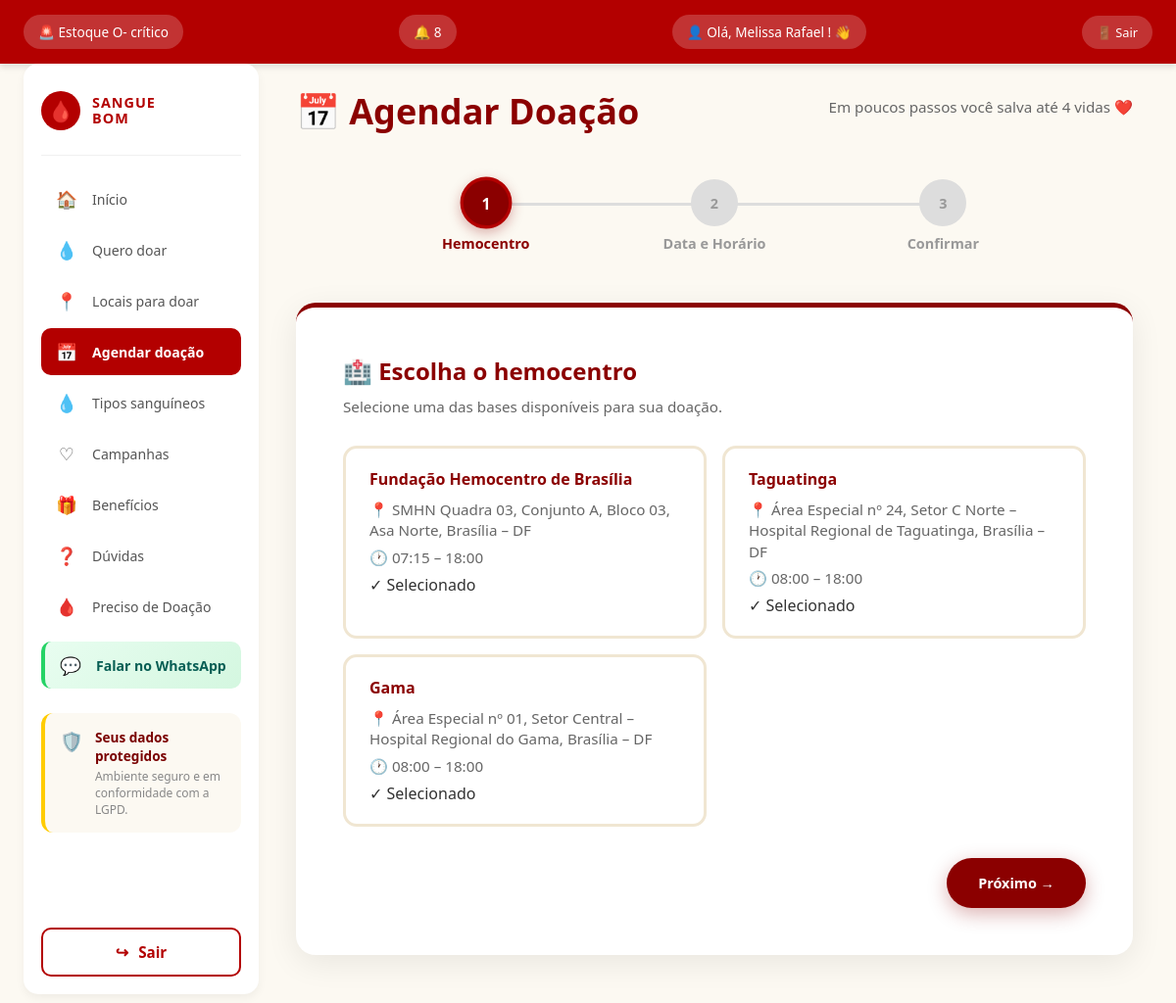
/agendar_doacao/ (signed in), run on the app's committed database.
### membros/models.py (models this page shows, shortened)
class Doador(models.Model):
    usuario = models.OneToOneField(
        User,
        on_delete=models.CASCADE,
        null=True,
        blank=True
    )
    nome = models.CharField(max_length=100)
    email = models.EmailField()
    cpf = models.CharField(max_length=14, unique=True, null=True, blank=True)
    telefone = models.CharField(max_length=20)
    sexo = models.CharField(max_length=20, blank=True)
    tipo_sanguineo = models.CharField(max_length=3)
    data_nascimento = models.DateField()
    cidade = models.CharField(max_length=100, blank=True)
    estado = models.CharField(max_length=2, blank=True)

class Hemocentro(models.Model):
    usuario = models.OneToOneField(
        User,
        on_delete=models.CASCADE,
        null=True,
        blank=True,
        related_name='hemocentro'
    )
    nome = models.CharField(max_length=100)
    endereco = models.CharField(max_length=200)
    bairro = models.CharField(max_length=100)
    cidade = models.CharField(max_length=100)
    cep = models.CharField(max_length=10)
    telefone = models.CharField(max_length=20)
    email = models.EmailField()
    horario_abertura = models.TimeField()
    horario_fechamento = models.TimeField()
    dias_atendimento = models.CharField(max_length=100)
    descricao = models.TextField(blank=True)
    ativo = models.BooleanField(default=True)

### membros/views.py (the view, shortened to what this page needs)
@login_required(login_url='login')
def agendar_doacao(request):
    if request.user.is_staff:
        return redirect('relatorios')
    if hasattr(request.user, 'hemocentro'):
        return redirect('painel_hemocentro')
    doador = get_object_or_404(Doador, usuario=request.user)
    hemocentros = Hemocentro.objects.filter(ativo=True)
    hoje = timezone.localdate()
    proximo_agendamento = Agendamento.objects.filter(
        doador=doador,
        data__gte=hoje
    ).order_by('data', 'horario').first()
    return render(request, 'agendar_doacao.html', {
        'doador': doador,
        'hemocentros': hemocentros,
        'proximo_agendamento': proximo_agendamento,
        'lateral_direita': False,
    })

### membros/context_processors.py (called while the page is built)
def notificacoes_nao_lidas(request):
    if request.user.is_authenticated:
        try:
            doador = Doador.objects.get(usuario=request.user)
            total = Notificacao.objects.filter(doador=doador, lida=False).count()
            return {'notificacoes_nao_lidas': total}
        except Doador.DoesNotExist:
            return {'notificacoes_nao_lidas': 0}
    return {'notificacoes_nao_lidas': 0}

### templates/agendar_doacao.html (shortened to what this page needs)
{% extends 'base.html' %}
{% load static %}
{% block content %}
    <link rel="stylesheet" href="{% static 'css/agendar_doacao.css' %}">
    <header class="agendamento-cabecalho">
        <h1>📅 Agendar Doação</h1>
        <p>Em poucos passos você salva até 4 vidas ❤️</p>
        <div class="progresso-etapas">
            <div class="etapa ativa" data-etapa="1">
                <span class="etapa-numero">1</span>
                <span class="etapa-texto">Hemocentro</span>
            </div>
            <div class="etapa" data-etapa="2">
                <span class="etapa-numero">2</span>
                <span class="etapa-texto">Data e Horário</span>
            </div>
            <div class="etapa" data-etapa="3">
                <span class="etapa-numero">3</span>
                <span class="etapa-texto">Confirmar</span>
            </div>
        </div>
    </header>
    <form method="POST" id="form-agendamento">
        <section id="etapa1" class="card-etapa ativa">
            <div class="card-conteudo">
                <h2>🏥 Escolha o hemocentro</h2>
                <p>Selecione uma das bases disponíveis para sua doação.</p>
                <div class="bases-container">
                    {% if hemocentros %}
                        {% for hemocentro in hemocentros %}
                            <label class="card-base">
                                <div class="card-base-conteudo">
                                    <h3>{{ hemocentro.nome }}</h3>
                                    <p>📍 {{ hemocentro.endereco }}, {{ hemocentro.cidade }} – DF</p>
                                    <p>🕐 {{ hemocentro.horario_abertura|time:"H:i" }} – {{ hemocentro.horario_fechamento|time:"H:i" }}</p>
                                    <span class="check-selecionado">✓ Selecionado</span>
                                </div>
                            </label>
                        {% endfor %}
                    {% else %}
                        <p class="aviso-vazio">Nenhuma base de atendimento disponível no momento.</p>
                    {% endif %}
                </div>
                <div class="navegacao-etapa">
                    <button type="button" class="btn-proximo" data-proxima="2">
                        Próximo →
                    </button>
                </div>
            </div>
        </section>
    </form>
{% endblock %}

### templates/base.html (shortened to what this page needs)
{% load static %}
<!DOCTYPE html>
<html lang="pt-br">
<head>
    <link rel="stylesheet" href="{% static 'css/base.css' %}">
</head>
<body>
    <header>
        {% if not user.is_staff and not user.hemocentro %}
            <a href="{% url 'locais_para_doar' %}" class="header-alerta">
                <h2>🚨 Estoque O- crítico</h2>
            </a>
            <a href="{% url 'notificacoes' %}" class="header-sino" title="Notificações">
                <h2>
                    🔔
                    {% if notificacoes_nao_lidas > 0 %}
                        <span class="badge-sino">{{ notificacoes_nao_lidas }}</span>
                    {% endif %}
                </h2>
            </a>
        {% endif %}
        {% if user.is_authenticated %}
            <a href="{% url 'meu_perfil' %}" class="header-user" title="Meu Perfil">
                <h2>👤 Olá,
                    {% if user.is_staff %}
                        {{ user.username }}
                    {% elif user.hemocentro %}
                        {{ user.hemocentro.nome }}
                    {% elif user.doador %}
                        {{ user.doador.nome }}
                    {% elif user.first_name %}
                        {{ user.first_name }}
                    {% else %}
                        {{ user.username }}
                    {% endif %}! 👋
                </h2>
            </a>
            <a href="{% url 'logout' %}" class="header-sair">🚪 Sair</a>
        {% else %}
            <h2>👤 Olá, visitante! 👋</h2>
            <a href="{% url 'login' %}" class="header-entrar">🔐 Entrar</a>
        {% endif %}
    </header>
    <div class="app-container {% if not lateral_direita %}sem-lateral{% endif %}">
        <aside class="lateral-esquerda">
            <div class="logo-menu">
                <div class="logo-icone">🩸</div>
                <div class="logo-texto">
                    <strong>SANGUE</strong>
                    <strong>BOM</strong>
                </div>
            </div>
            <nav class="menu-nav">
                {% if not user.is_staff and not user.hemocentro %}
                    <a href="{% url 'home' %}" class="menu-item {% if request.path == '/' or request.path == '/home/' %}ativo{% endif %}">
                        <span class="menu-item-icone">🏠</span>
                        <span class="menu-item-texto">Início</span>
                    </a>
                    <a href="{% url 'quero_doar' %}" class="menu-item {% if request.path == '/quero_doar/' %}ativo{% endif %}">
                        <span class="menu-item-icone">💧</span>
                        <span class="menu-item-texto">Quero doar</span>
                    </a>
                    <a href="{% url 'locais_para_doar' %}" class="menu-item {% if request.path == '/locais_para_doar/' %}ativo{% endif %}">
                        <span class="menu-item-icone">📍</span>
                        <span class="menu-item-texto">Locais para doar</span>
                    </a>
                    <a href="{% url 'agendar_doacao' %}" class="menu-item {% if '/agendar_doacao/' in request.path or '/agendamentos/' in request.path %}ativo{% endif %}">
                        <span class="menu-item-icone">📅</span>
                        <span class="menu-item-texto">Agendar doação</span>
                    </a>
                    <a href="{% url 'tipos_sanguineos' %}" class="menu-item {% if request.path == '/tipos_sanguineos/' %}ativo{% endif %}">
                        <span class="menu-item-icone">💧</span>
                        <span class="menu-item-texto">Tipos sanguíneos</span>
                    </a>
                    <a href="{% url 'campanhas' %}" class="menu-item {% if request.path == '/campanhas/' %}ativo{% endif %}">
                        <span class="menu-item-icone">♡</span>
                        <span class="menu-item-texto">Campanhas</span>
                    </a>
                    <a href="{% url 'beneficios' %}" class="menu-item {% if request.path == '/beneficios/' %}ativo{% endif %}">
                        <span class="menu-item-icone">🎁</span>
                        <span class="menu-item-texto">Benefícios</span>
                    </a>
                    <a href="{% url 'duvidas' %}" class="menu-item {% if request.path == '/duvidas/' %}ativo{% endif %}">
                        <span class="menu-item-icone">❓</span>
                        <span class="menu-item-texto">Dúvidas</span>
                    </a>
                    <a href="{% url 'preciso_doacao' %}" class="menu-item {% if '/preciso-doacao/' in request.path %}ativo{% endif %}">
                        <span class="menu-item-icone">🩸</span>
                        <span class="menu-item-texto">Preciso de Doação</span>
                    </a>
                    <a href="https://wa.me/5561998819379?text=Ol%C3%A1!%20Tenho%20uma%20d%C3%BAvida%20sobre%20o%20Sangue%20Bom"
                       target="_blank" rel="noopener" class="menu-item menu-item-wpp">
                        <span class="menu-item-icone">💬</span>
                        <span class="menu-item-texto">Falar no WhatsApp</span>
                    </a>
                {% endif %}
            </nav>
            <div class="dados-protegidos">
                <div class="dados-protegidos-icone">🛡️</div>
                <div class="dados-protegidos-texto">
                    <strong>Seus dados protegidos</strong>
                    <p>Ambiente seguro e em conformidade com a LGPD.</p>
                </div>
            </div>
            <div class="area-btn-sair">
                {% if user.is_authenticated %}
                    <a href="{% url 'logout' %}" class="btn-sair">
                        <span class="btn-sair-icone">↪</span>
                        <span>Sair</span>
                    </a>
                {% else %}
                    <a href="{% url 'login' %}" class="btn-sair">
                        <span class="btn-sair-icone">↪</span>
                        <span>Entrar</span>
                    </a>
                {% endif %}
            </div>
        </aside>
        <main>
            {% block content %}
            {% endblock %}
        </main>
    </div>
</body>
</html>

### data on the page
Hemocentro: nome "Fundação Hemocentro de Brasília", endereco "SMHN Quadra 03, Conjunto A, Bloco 03, Asa Norte", cidade "Brasília", horario_abertura "07:15", horario_fechamento "18:00"
Hemocentro: nome "Taguatinga", endereco "Área Especial nº 24, Setor C Norte – Hospital Regional de Taguatinga", cidade "Brasília", horario_abertura "08:00", horario_fechamento "18:00"
Hemocentro: nome "Gama", endereco "Área Especial nº 01, Setor Central – Hospital Regional do Gama", cidade "Brasília", horario_abertura "08:00", horario_fechamento "18:00"

### other printed values
{{ notificacoes_nao_lidas }} "8"
{{ user.doador.nome }} "Melissa Rafael"
